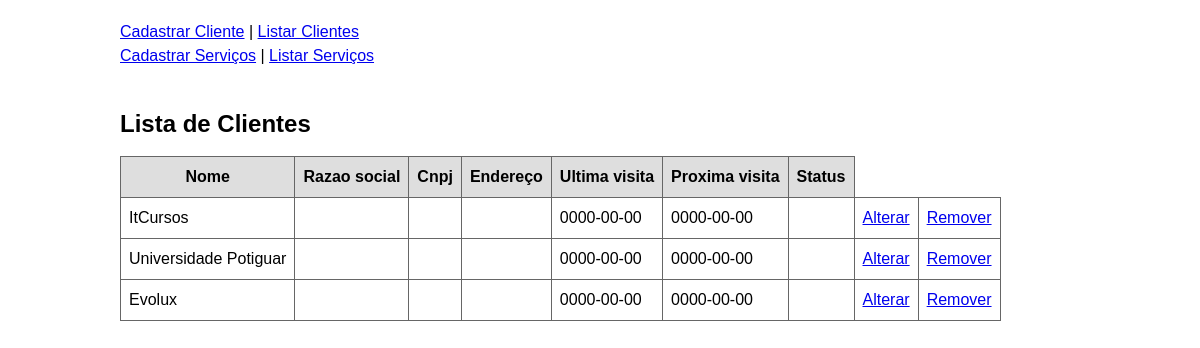
Before: /index.php/clientes/listar/ with the older database file.
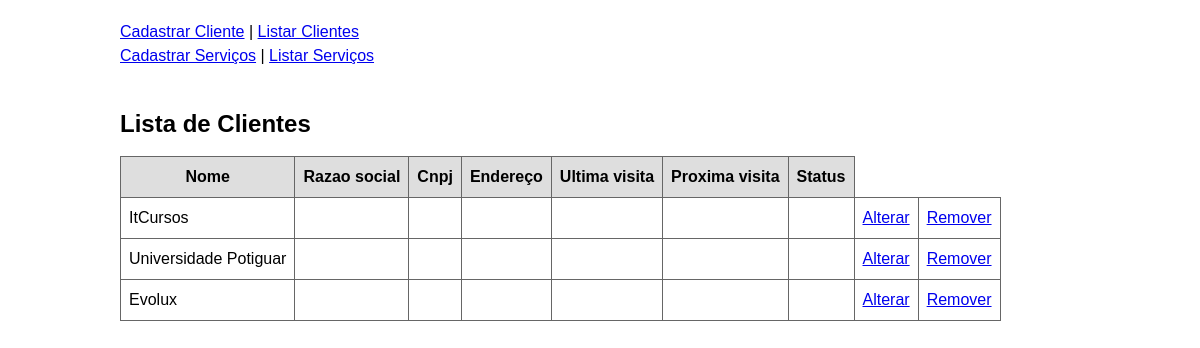
After: the same page with the newer database file.
### tables this page shows
CREATE TABLE clientes ( 
	id int NOT NULL auto_increment,
	nome varchar(255) NOT NULL,
	razao_social varchar(255) NOT NULL,
	cnpj char(18) NOT NULL,
	endereco varchar(255) NOT NULL,
	data_ultima_visita date NULL,
	data_proxima_visita date NULL,
	status varchar(255) NOT NULL,
	PRIMARY KEY (id)
);

### controle/rotas.php (called while the page is built, shortened)
<?php
    function montar_include($pasta, $arquivo) {
        return TEMPLATES.'/'.$pasta.'/'.$arquivo.'.php';
    }
    function mostrar_conteudo() {
        $uri = $_SERVER['REQUEST_URI'];
        $uri = explode('?', $uri);
        $uri = $uri[0];
        $uri = rtrim($uri, '/');
        $partes = explode('/', $uri);
        if(count($partes) >= 5) {
            $arquivo = array_pop($partes);
            $pasta = array_pop($partes);
        } else {
            $pasta = 'servico';
            $arquivo = 'listar';
        }
        $caminho = montar_include($pasta, $arquivo);
        include_once($caminho);
    }
?>

### controle/banco.php (called while the page is built, shortened)
<?php
    function select_all($tabela){
        $sql = 'SELECT * from '.$tabela.';';
        $resultado = mysql_query($sql);
        $objetos = array();
        while($row = mysql_fetch_assoc($resultado)){
            $objetos[] = $row;
        }
        return $objetos;
    }
?>

### templates/clientes/listar.php (the view)
<br /><br />
<h2>Lista de Clientes</h2>
<?php
echo '<table class=\'lista\'>
			<tr>
				<th>Nome</th>
				<th>Razao social</th>
				<th>Cnpj</th>
				<th>Endereço</th>
				<th>Ultima visita</th>
				<th>Proxima visita</th>
				<th>Status</th>
			</tr>';
	$clientes = select_all('clientes');
	foreach ($clientes as $cliente) {
		echo '<tr>
				<td>'.$cliente['nome'].'</td>
				<td>'.$cliente['razao_social'].'</td>
				<td>'.$cliente['cnpj'].'</td>
				<td>'.$cliente['endereco'].'</td>
				<td>'.$cliente['data_ultima_visita'].'</td>
				<td>'.$cliente['data_proxima_visita'].'</td>
				<td>'.$cliente['status'].'</td>
				<td><a href=\'/'.BASE.'/index.php/clientes/alterar/?id='.$cliente['id'].'\'>Alterar</a></td>
				<td><a href=\'/'.BASE.'/index.php/clientes/remover/?id='.$cliente['id'].'\'>Remover</a></td>
			  </tr>';
	}
echo '</table>';
?>

### index.php (shortened to what this page needs)
<?php include_once('controle/rotas.php'); ?>
<!DOCTYPE html>
<html>
    <head>
    	<link rel="stylesheet" type="text/css" href="/<?php echo BASE?>/estaticos/estilo.css">
    </head>
    <body>
        <?php
            include_once(TEMPLATES.'/geral/menu.php');
        	mostrar_conteudo();
        ?>
    </body>
</html>

### templates/geral/menu.php
<a href='/<?php echo BASE; ?>/index.php/clientes/cadastrar/'>Cadastrar Cliente</a> |
<a href='/<?php echo BASE; ?>/index.php/clientes/listar/'>Listar Clientes</a>
<br />
<a href='/<?php echo BASE; ?>/index.php/servico/cadastrar/'>Cadastrar Serviços</a> |
<a href='/<?php echo BASE; ?>/index.php/servico/listar/'>Listar Serviços</a>

### estaticos/estilo.css (style rules this page uses)
body { width: 960px; margin: 0 auto; font: normal 16px/24px "Lucida Grande", Arial, Ubuntu, sans-serif; padding: 20px 20px 0; }
table.lista { border-width: 1px; border-color: #666666; border-collapse: collapse; }
table.lista th { border-width: 1px; padding: 8px; border-style: solid; border-color: #666666; background-color: #dedede; }
table.lista td { border-width: 1px; padding: 8px; border-style: solid; border-color: #666666; background-color: #ffffff; }

Changed rows visible on the page:
changed clientes "ItCursos": data_ultima_visita "0000-00-00" → (not shown); data_proxima_visita "0000-00-00" → (not shown)
changed clientes "Universidade Potiguar": data_ultima_visita "0000-00-00" → (not shown); data_proxima_visita "0000-00-00" → (not shown)
changed clientes "Evolux": data_ultima_visita "0000-00-00" → (not shown); data_proxima_visita "0000-00-00" → (not shown)
